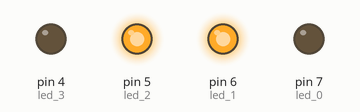
The sketch below on a simulated Arduino Uno, built with avr-gcc and run on an emulated ATmega328P. Parts: output pins drawn as LEDs (lit = HIGH).

Above: at 1.0 s.
At 3.0 s:
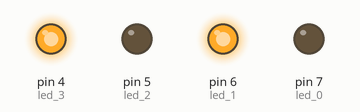
At 7.0 s:
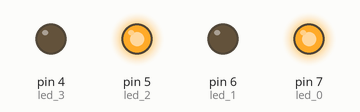
Timing chart, 0 to 10.4 s (numbered marks = the images above):
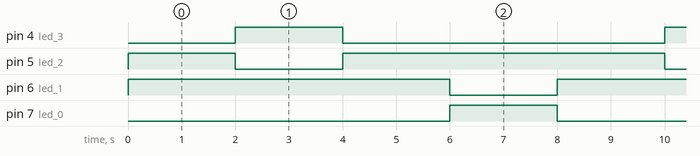

Measured:
- by itself, pin 4 (led_3), pin 7 (led_0): alternates HIGH for 2.0 s and LOW for 6.0 s
- by itself, pin 5 (led_2): repeats every 8.0 s: LOW 2.0 s, HIGH 6.0 s
- by itself, pin 6 (led_1): alternates HIGH for 6.0 s and LOW for 2.0 s

The sketch:

bitbloqweb.ino.ino
```cpp
/***   Included libraries  ***/


/***   Global variables and function definition  ***/
int led_0 = 7;
int led_1 = 6;
int led_2 = 5;
int led_3 = 4;

void detenido() {
    digitalWrite(led_0, LOW);
    digitalWrite(led_1, LOW);
    digitalWrite(led_2, LOW);
    digitalWrite(led_3, LOW);
}
void adelante() {
    digitalWrite(led_0, LOW);
    digitalWrite(led_1, HIGH);
    digitalWrite(led_2, HIGH);
    digitalWrite(led_3, LOW);
}
void atras() {
    digitalWrite(led_0, HIGH);
    digitalWrite(led_1, LOW);
    digitalWrite(led_2, LOW);
    digitalWrite(led_3, HIGH);
}
void izquierda() {
    digitalWrite(led_0, LOW);
    digitalWrite(led_1, HIGH);
    digitalWrite(led_2, LOW);
    digitalWrite(led_3, HIGH);
}
void derecha() {
    digitalWrite(led_0, HIGH);
    digitalWrite(led_1, LOW);
    digitalWrite(led_2, HIGH);
    digitalWrite(led_3, LOW);
}

/***   Setup  ***/
void setup() {
    pinMode(led_0, OUTPUT);
    pinMode(led_1, OUTPUT);
    pinMode(led_2, OUTPUT);
    pinMode(led_3, OUTPUT);
}

/***   Loop  ***/
void loop() {
    /*
    Movimientos del robot
    */
    adelante();
    delay(2000);
    izquierda();
    delay(2000);
    adelante();
    delay(2000);
    derecha();
    delay(2000);
}
```
